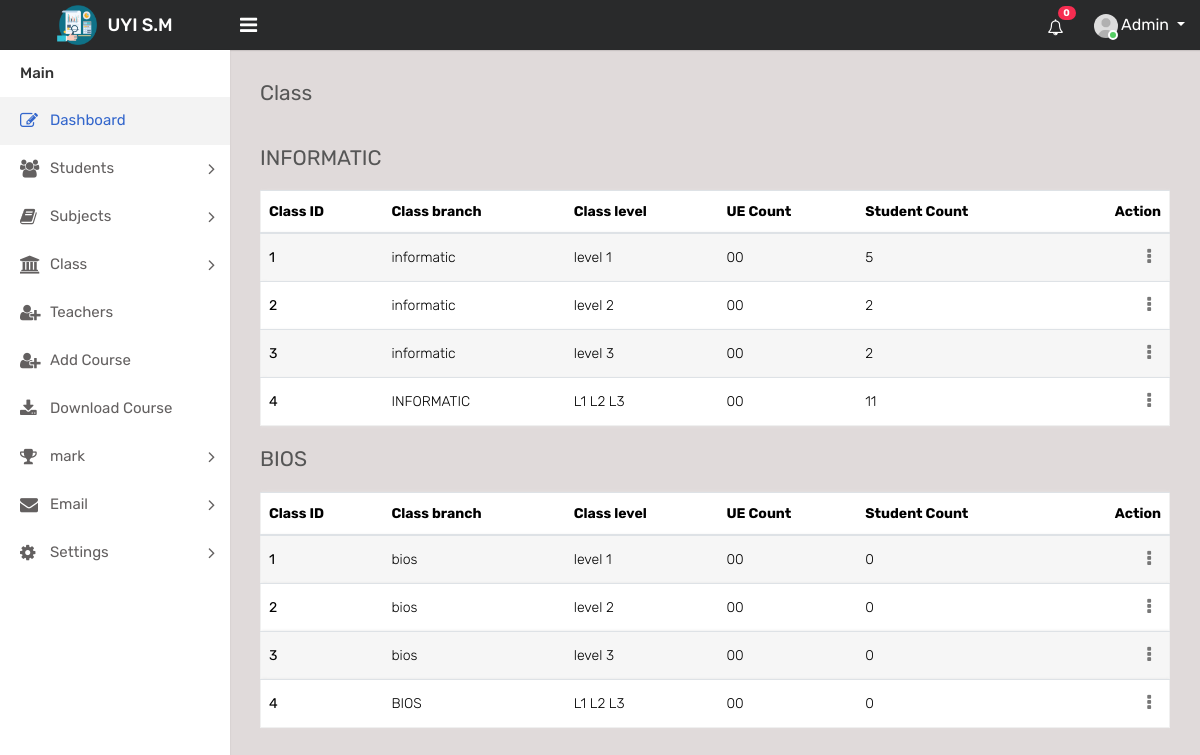
Screenshot of /class.php with the database file from the repository.
### tables this page shows
CREATE TABLE `class` (
  `class_id` int(3) NOT NULL,
  `class_branch` varchar(255) NOT NULL,
  `branch_level` varchar(255) NOT NULL,
  `student_count` varchar(255) NOT NULL,
  `subject_count` varchar(255) NOT NULL,
  `result_pourcent` varchar(255) NOT NULL
);

### config/database_class.php (called while the page is built, shortened)
<?php
class database{
	var $host="localhost";
	var $user="root";
	var $pass="";
	var $db="school_manage";
	public function connection()
	{
	$connect=mysqli_connect($this->host,$this->user,$this->pass,$this->db);
	return $connect;
	}
    public function query($sql){
        $result = mysqli_query($this->connection(), $sql);
     return $result;
    }
}
$database = new database();
?>

### config/school_class.php (called while the page is built, shortened)
<?php
 class school_class {
    public static function find_all_class_level(){
        $result_set = self::find_this_query("SELECT * FROM class WHERE branch_level = 'L1 L2 L3' ");
        return $result_set;
    }
    public static function find_class_by_branch($branch_value){
        $result_set = self::find_this_query("SELECT * FROM class WHERE class_branch = '{$branch_value}' ");
        return $result_set;
    }
    public static function find_this_query($sql){
        global $database;
        $result_set = $database->query($sql);
        return $result_set;
    }
 }
?>

### includes/all_class.php (the view, shortened to what this page needs)
      <div class="content">
          <div class="row">
              <div class="col-sm-4 col-3">
                  <h4 class="page-title">Class</h4>
              </div>
          </div>
          <div class="row">
              <div class="col-md-12">
<div class="table-responsive">
                          <?php
                              $all_class_level = school_class::find_all_class_level();
                              while($row = mysqli_fetch_array($all_class_level)){
                              $branch_name =  $row['class_branch'];
                              ?>
                              <table class="table table-striped custom-table">
                              <h4 class="page-title branch_title"><?php echo $branch_name ?></h4>
                              <thead>
                                  <tr>
                                      <th>Class ID</th>
                                      <th>Class branch</th>
                                      <th>Class level</th>
                                      <th>UE Count</th>
                                      <th>Student Count</th>
                                      <th class="text-right">Action</th>
                                  </tr>
                              </thead>
                              <tbody>
                          <?php
                          $count=0;
                              $show_all_class = school_class::find_class_by_branch($branch_name);
                              while($row = mysqli_fetch_array($show_all_class)){
                                  $class_branch =  $row['class_branch'];
                                  $branch_level =  $row['branch_level'];
                                  $subject_count =  $row['subject_count'];
                                  $student_count =  $row['student_count'];
                                  $count++;
                              ?>
                              <tr>
                                  <td>
				 <h2><?php echo $count ?></h2>
				</td>
                                  <td><?php echo $class_branch ?></td>
                                  <td><?php echo $branch_level ?></td>
                                  <td><?php echo $subject_count ?></td>
                                  <td><?php echo $student_count ?></td>
                                  <td class="text-right">
                                      <div class="dropdown dropdown-action">
                                          <a href="#" class="action-icon dropdown-toggle" data-toggle="dropdown" aria-expanded="false"><i class="fa fa-ellipsis-v"></i></a>
                                      </div>
                                  </td>
                              </tr>
                           <?php } ?>
                          <?php } ?>
                          </tbody>
                      </table>
</div>
              </div>
          </div>
      </div>

### includes/header.php (shortened to what this page needs)
<!DOCTYPE html>
<html lang="en">
<head>
    <link rel="stylesheet" type="text/css" href="assets/css/bootstrap.min.css">
    <link rel="stylesheet" type="text/css" href="assets/css/font-awesome.min.css">
    <link rel="stylesheet" type="text/css" href="assets/css/style.css">
</head>

### class.php (shortened to what this page needs)
        <?php include"./includes/header.php"?>
<body>
    <div class="main-wrapper">
        <?php include"./includes/navigation.php"?>
        <div class="page-wrapper">
           <?php
                            if(isset($_POST['save'])){
                                $source=$_GET['source'];
                            }
                            else{
                                $source='';
                            }
                        switch($source) {
                            default:
                            include"./includes/all_class.php";
                            break;
                        }
            ?>
        </div>
    </div>
</body>
</html>

### includes/navigation.php (shortened to what this page needs)
<div class="header">
			<div class="header-left">
				<a href="index-2.html" class="logo">
					<img src="assets/img/logo.png" width="40" height="40" alt=""> <span>UYI S.M</span>
				</a>
			</div>
			<a id="toggle_btn" href="javascript:void(0);"><i class="fa fa-bars"></i></a>
            <ul class="nav user-menu float-right">
                <li class="nav-item dropdown d-none d-sm-block">
                    <a href="#" class="dropdown-toggle nav-link" data-toggle="dropdown"><i class="fa fa-bell-o"></i> <span class="badge badge-pill bg-danger float-right">0</span></a>
                </li>
                <li class="nav-item dropdown has-arrow">
                    <a href="#" class="dropdown-toggle nav-link user-link" data-toggle="dropdown">
                        <span class="user-img">
							<img class="rounded-circle" src="assets/img/user.jpg" width="24" alt="Admin">
							<span class="status online"></span>
						</span>
						<span>Admin</span>
                    </a>
                </li>
            </ul>
</div>
<div class="sidebar" id="sidebar">
            <div class="sidebar-inner slimscroll">
                <div id="sidebar-menu" class="sidebar-menu">
                    <ul>
                        <li class="menu-title">Main</li>
                        <li class="active">
                            <a href="index.php"><i class="fa fa-edit"></i> <span>Dashboard</span></a>
                        </li>
                        <li class="submenu">
							<a href="#"><i class="fa fa-users"></i> <span> Students </span> <span class="menu-arrow"></span></a>
						</li>
                        <li class="submenu">
                            <a href="#"><i class="fa fa-book"></i> <span> Subjects</span> <span class="menu-arrow"></span></a>
                        </li>
                        <li class="submenu">
                            <a href="#"><i class="fa fa-university"></i> <span> Class</span> <span class="menu-arrow"></span></a>
                        </li>
                        <li>
                            <a href="teacher.php?source=teacher_list"><i class="fa fa-user-plus"></i> <span>Teachers</span></a>
                        </li>
                        <li>
                            <a href="course.php"><i class="fa fa-user-plus"></i> <span>Add Course</span></a>
                        </li>
                        <li>
                            <a href="download.php"><i class="fa fa-download"></i> <span>Download Course</span></a>
                        </li>
                        <li class="submenu">
                            <a href="#"><i class="fa fa-trophy"></i> <span> mark</span> <span class="menu-arrow"></span></a>
                        </li>
                        <li class="submenu">
                            <a href="#"><i class="fa fa-envelope"></i> <span> Email</span> <span class="menu-arrow"></span></a>
                        </li>
                        <li class="submenu">
                            <a href="#"><i class="fa fa-cog"></i> <span>Settings</span> <span class="menu-arrow"></span></a>
                        </li>
                    </ul>
                </div>
            </div>
</div>

### rows the page displays
class: class_branch "INFORMATIC", branch_level "L1 L2 L3", subject_count "00", student_count "11"
class: class_branch "informatic", branch_level "level 1", subject_count "00", student_count "5"
class: class_branch "informatic", branch_level "level 2", subject_count "00", student_count "2"
class: class_branch "informatic", branch_level "level 3", subject_count "00", student_count "2"
class: class_branch "BIOS", branch_level "L1 L2 L3", subject_count "00", student_count "0"
class: class_branch "bios", branch_level "level 1", subject_count "00", student_count "0"
class: class_branch "bios", branch_level "level 2", subject_count "00", student_count "0"
class: class_branch "bios", branch_level "level 3", subject_count "00", student_count "0"
